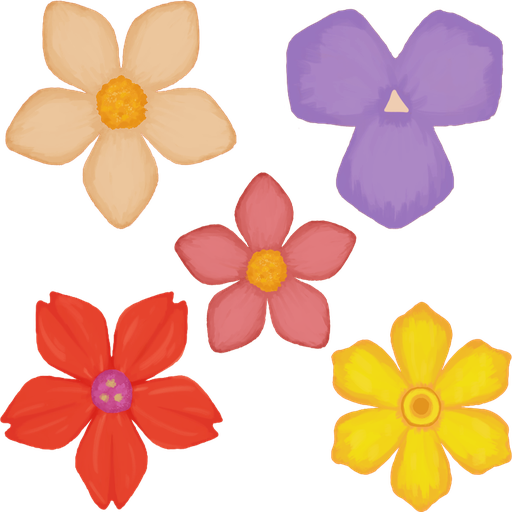
#> input picture assets/nature/Flowers.png, 512 x 512 px, given in place of ..png, which was not available
$ python -i lodgen.py   (imports and definitions only)
#> lines starting #> are read from the running program, lines starting #| are printed output that depends on the picture; after the words box and inside, x2 and y2 are one past the last pixel; in counts of white or black regions, pixels touching at a corner belong together
#!/usr/bin/env python3
"""Builds the mobile-friendly nature assets for iko from the Quaternius Stylized Nature MegaKit.

usage: python3 -I lodgen.py <kit_dir> <out_dir>
  <kit_dir> = folder that contains glTF/ and Textures/
  <out_dir> = e.g. assets/nature

For every model it writes
  Name.gltf     near version (leaf cards thinned, thin branches merged away)
  Name_L.gltf   far version for trees / bushes / grass (even fewer cards)
Normal maps are dropped and the textures are shrunk.
"""
import json, os, struct, sys
import numpy as np
from PIL import Image
from scipy.ndimage import distance_transform_edt
from scipy.sparse import coo_matrix
from scipy.sparse.csgraph import connected_components

KIT = sys.argv[1]
OUT = sys.argv[2]
# [1 line not run here, left out]

# texture -> max size
TEX = {
    "Bark_NormalTree": 512, "Bark_TwistedTree": 512, "Bark_DeadTree": 512,
    "Leaves_NormalTree_C": 512, "Leaves_TwistedTree_C": 512, "Leaf_Pine_C": 1024,
    "Leaves": 1024, "Flowers": 512, "Grass": 128, "Mushrooms": 512,
    "Rocks_Diffuse": 1024, "PathRocks_Diffuse": 512, "Rocks_Desert_Diffuse": 1024,
}

# name: (kind, hi params, lo params or None)
# leaf params = (keep ratio, bark triangle budget)
SPEC = {
    "CommonTree_1": ("tree", (0.40, 900), (0.15, 260)),
    "CommonTree_3": ("tree", (0.50, 800), (0.20, 240)),
    "CommonTree_4": ("tree", (0.50, 850), (0.20, 240)),
    "CommonTree_5": ("tree", (0.55, 800), (0.22, 240)),
    "Pine_4": ("tree", (0.60, 450), (0.28, 160)),
    "Pine_5": ("tree", (0.70, 300), (0.35, 120)),
    "Pine_2": ("tree", (0.60, 500), (0.28, 170)),
    "TwistedTree_1": ("tree", (0.20, 1300), (0.13, 420)),
    "TwistedTree_3": ("tree", (0.20, 1300), (0.13, 420)),
    "DeadTree_2": ("bare", (1.0, 800), (1.0, 480)),
    "DeadTree_5": ("bare", (1.0, 750), (1.0, 450)),
    "Bush_Common": ("cards", (0.65, 0), (0.30, 0)),
    "Bush_Common_Flowers": ("cards", (0.65, 0), (0.30, 0)),
    "Grass_Common_Short": ("cards", (1.0, 0), (0.55, 0)),
    "Grass_Common_Tall": ("cards", (0.85, 0), (0.45, 0)),
    "Grass_Wispy_Short": ("cards", (0.60, 0), (0.30, 0)),
    "Grass_Wispy_Tall": ("cards", (0.60, 0), (0.30, 0)),
    "Fern_1": ("cards", (1.0, 0), None),
    "Plant_1_Big": ("cards", (1.0, 0), None),
    "Plant_7_Big": ("cards", (1.0, 0), None),
    "Clover_1": ("cards", (0.8, 0), None),
    "Flower_3_Group": ("cards", (0.85, 0), None),
    "Flower_3_Single": ("cards", (1.0, 0), None),
    "Flower_4_Group": ("cards", (0.5, 0), None),
    "Flower_4_Single": ("cards", (0.8, 0), None),
    "Mushroom_Common": ("plain", None, None),
    "Rock_Medium_1": ("plain", None, None),
    "Rock_Medium_2": ("plain", None, None),
    "Rock_Medium_3": ("plain", None, None),
    "Pebble_Round_1": ("plain", None, None),
    "Pebble_Round_3": ("plain", None, None),
    "Pebble_Round_5": ("plain", None, None),
    "Pebble_Square_1": ("plain", None, None),
    "Pebble_Square_3": ("plain", None, None),
    "Pebble_Square_5": ("plain", None, None),
    "RockPath_Square_Small_2": ("plain", None, None),
    "RockPath_Round_Small_1": ("plain", None, None),
}


# [17 lines left out: function load, not called in this run]


class Prim:
    def __init__(self, pos, nrm, uv, idx, mat):
        self.pos, self.nrm, self.uv, self.idx, self.mat = pos, nrm, uv, idx, mat


# [103 lines left out: functions components, subset, thin_cards, cluster_simplify, not called in this run]


def is_leaf(mat_name):
    return mat_name.startswith("Leaf") or mat_name.startswith("Leaves")


# [91 lines left out: functions build_variant, write_gltf, not called in this run]


def tri_count(prims):
    return sum(len(p.idx) for p in prims)


def do_textures(names):
#> called with names = '../assets/nature/Flowers.png'
    for n in sorted(names):
        src = os.path.join(KIT, "Textures", n + ".png")
        im = Image.open(src).convert("RGBA")
#> im is the input picture: PIL image 512x512 RGBA; mean R, G, B, A 215.9, 126.4, 94.2, 126.6
        sz = TEX.get(n, 512)
        if im.size[0] > sz:
            im = im.resize((sz, sz), Image.LANCZOS)
        a = np.array(im)
        alpha = a[:, :, 3]
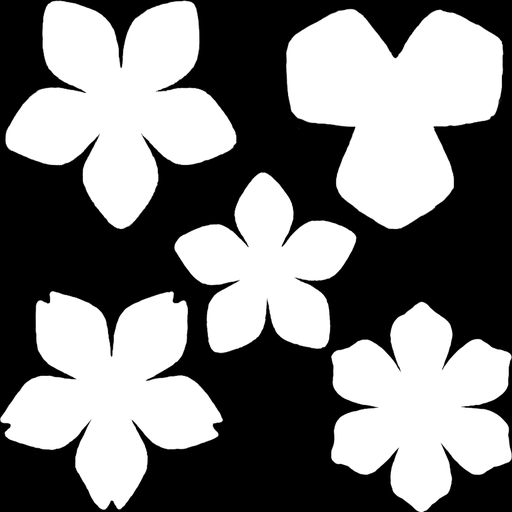
#> alpha: shape (512, 512); min 0, max 255, mean 126.6
        if (alpha < 250).any():
            # bleed colour into transparent pixels so mip-mapped edges do not turn dark
            mask = alpha < 8
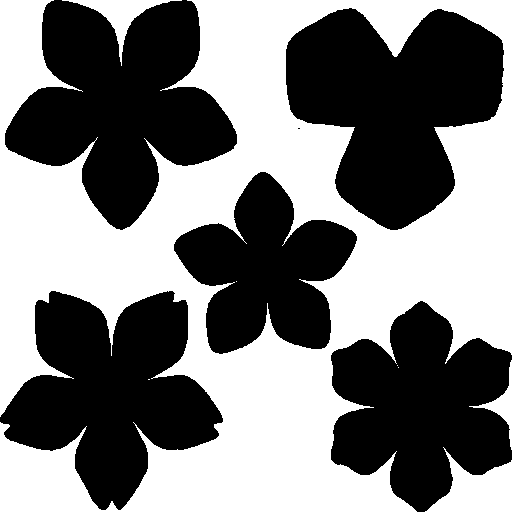
#> mask: shape (512, 512) bool; 49.2% white; 8 white regions (4 under 20 px), largest, box (x1, y1, x2, y2) and area: (0, 0, 512, 512) 123763, (425, 447, 512, 512) 2978, (62, 0, 182, 66) 1536, (469, 360, 512, 450) 697
            if mask.any() and (~mask).any():
                _, (iy, ix) = distance_transform_edt(mask, return_indices=True)
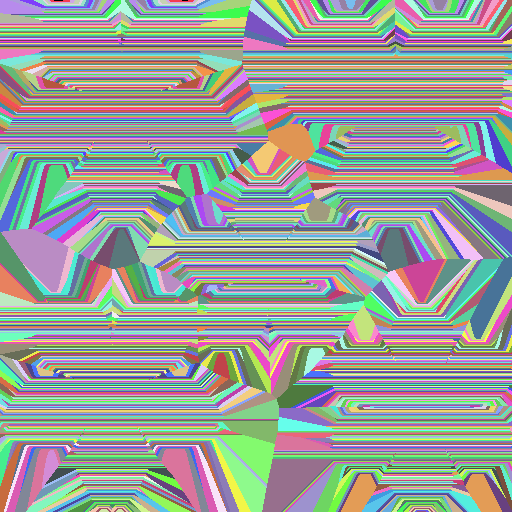
#> iy: shape (512, 512) int32; 512 distinct labels, from 0 to 511; one colour per label, 0 black
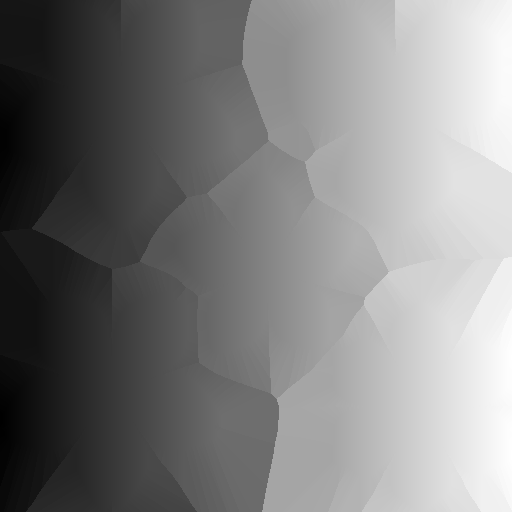
#> ix: shape (512, 512) int32; min 0, max 511, mean 255.4; drawn with min black and max white
                rgb = a[:, :, :3].copy()
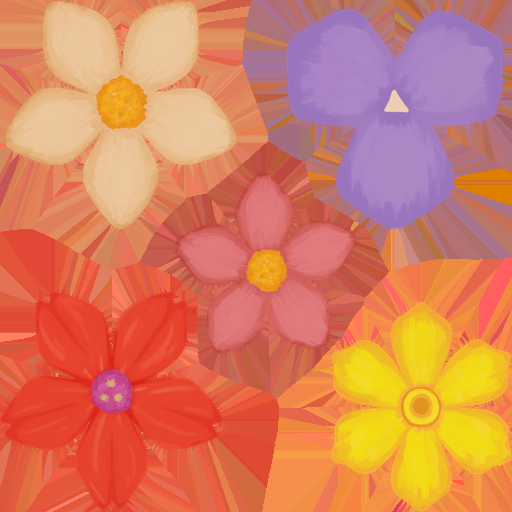
#> rgb: shape (512, 512, 3); mean R, G, B 215.9, 126.4, 94.2
                rgb[mask] = a[iy[mask], ix[mask], :3]
                a[:, :, :3] = rgb
            im = Image.fromarray(a, "RGBA")
        else:
            im = Image.fromarray(a[:, :, :3], "RGB")
        im.save(os.path.join(OUT, n + ".png"), optimize=True)


# [32 lines left out: function main, not called in this run]


# [1 line not run here, left out]

#> (the run stopped early here; a loop or call above may not have finished)
